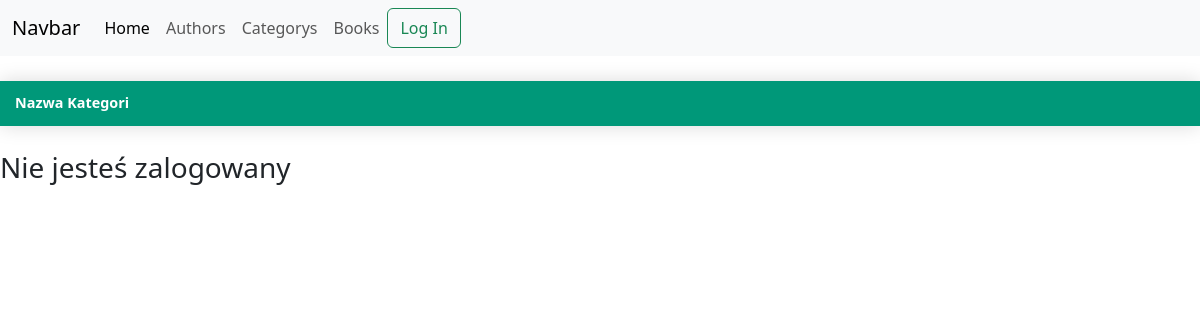
Before: /categorys/ with the older database file.
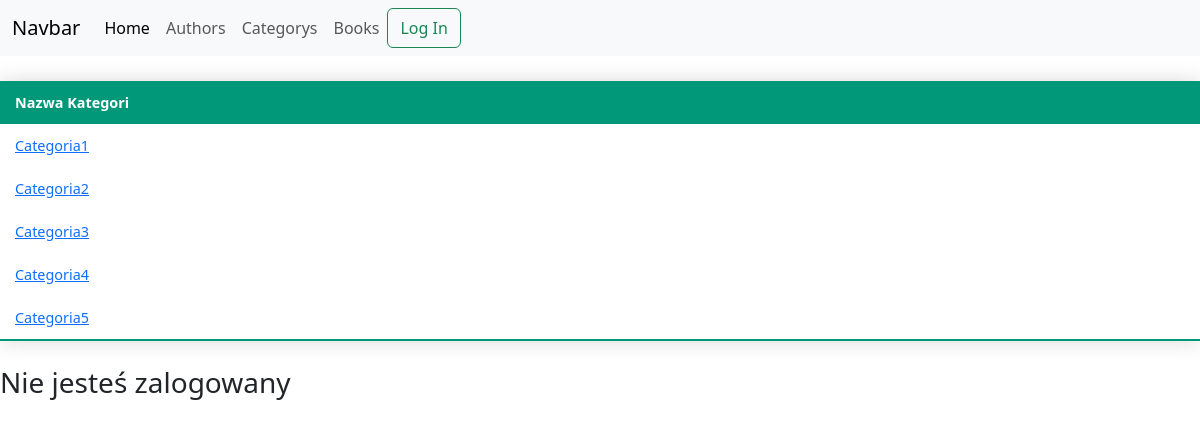
After: the same page with the newer database file.
### LessonsWWW/models.py (models this page shows, shortened)
class Category(models.Model):
    category_name = models.CharField(max_length=50)
    class Meta:
        verbose_name_plural = 'Categories'

### LessonsWWW/views.py (the view)
# urls.py: path('categorys/', views.categorys_list, name="categorysSite"),
def categorys_list(request):
    books = Category.objects.all()
    context = {"category": books}
    return render(request, 'categorys-list.html', context=context)

### templates/categorys-list.html
{% load static %}
<link rel="stylesheet" href="{% static 'main.css' %}">
{% include 'blocks/navbar.html' %}
<div>
  <table>
    <tr>
      <th>Nazwa Kategori</th>
    </tr>
    {% for book in category %}
      <tr>
        <td><a href="{% url 'categoryView' book.id %}">{{ book.category_name }}</a></td>
      </tr>
    {% endfor %}
  </table>
</div>
{% if user.is_authenticated %}
<h3>Twoja nazwa uzytkownika: {{ user }}</h3>
{% else %}
<h3> Nie jesteś zalogowany</h3>
{% endif %}

Changed rows visible on the page:
added Category: category_name "Categoria1"
added Category: category_name "Categoria2"
added Category: category_name "Categoria3"
added Category: category_name "Categoria4"
added Category: category_name "Categoria5"
